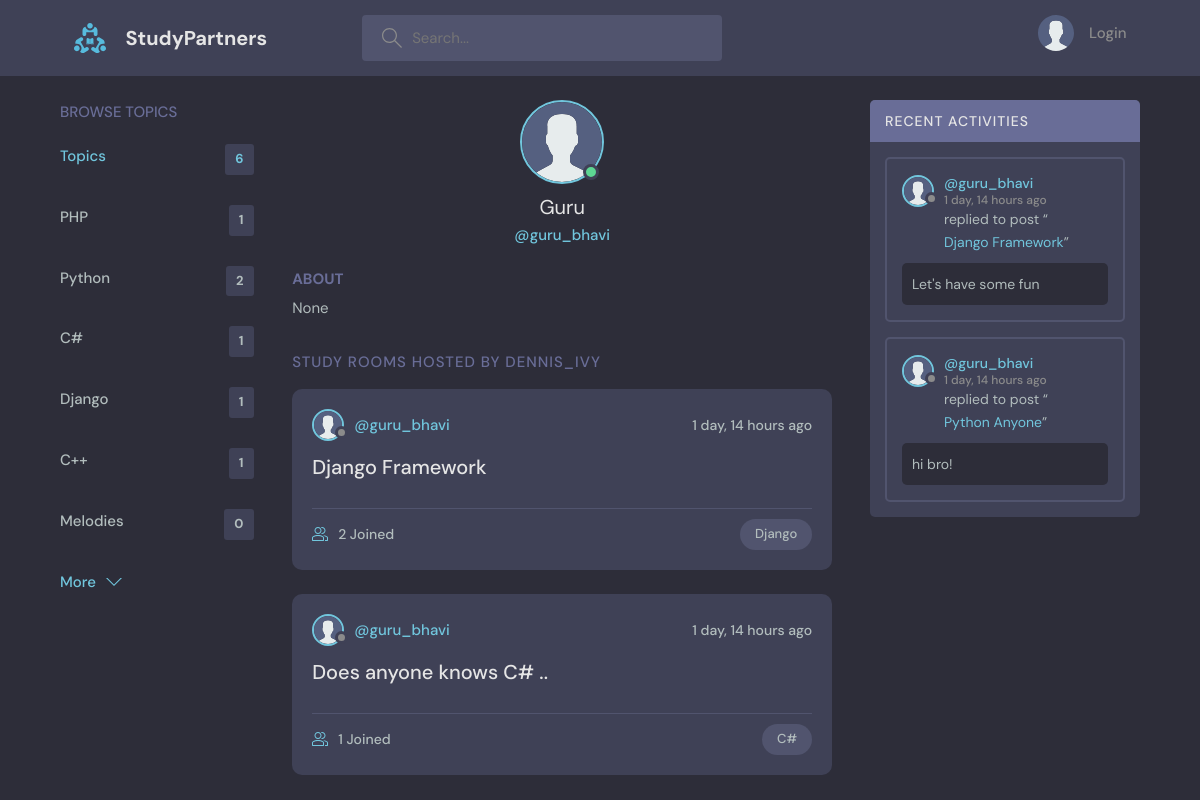
The app's page /profile/2/ with its own data.
### base/models.py (models this page shows, shortened)
class Topic(models.Model):
    name = models.CharField(max_length=200)

class User(AbstractUser):
    name = models.CharField(max_length=200, null=True)
    email = models.EmailField(unique=True, null=True)
    bio = models.TextField(null=True)
    avatar = models.ImageField(null=True, default="avatar.svg")
    USERNAME_FIELD = 'email'
    REQUIRED_FIELDS = []

class Room(models.Model):
    host = models.ForeignKey(User, on_delete=models.SET_NULL, null=True)
    topic = models.ForeignKey(Topic, on_delete=models.SET_NULL, null=True)
    name = models.CharField(max_length=200)
    description = models.TextField(null=True, blank=True)
    participants = models.ManyToManyField(
        User, related_name='participants', blank=True)
    updated = models.DateTimeField(auto_now=True)
    created = models.DateTimeField(auto_now_add=True)
    class Meta:
        ordering = ['-updated', '-created']
    def __str__(self):
        return self.name

class Message(models.Model):
    user = models.ForeignKey(User, on_delete=models.CASCADE)
    room = models.ForeignKey(Room, on_delete=models.CASCADE)
    body = models.TextField()
    updated = models.DateTimeField(auto_now=True)
    created = models.DateTimeField(auto_now_add=True)
    class Meta:
        ordering = ['-updated', '-created']

### base/views.py (the view)
# urls.py: path('profile/<str:pk>/', views.userProfile, name="user-profile"),
def userProfile(request, pk):
    user = User.objects.get(id=pk)
    rooms = user.room_set.all()
    room_messages = user.message_set.all()
    topics = Topic.objects.all()
    context = {'user': user, 'rooms': rooms,
               'room_messages': room_messages, 'topics': topics}
    return render(request, 'base/profile.html', context)

### base/templates/base/profile.html (shortened to what this page needs)
{% extends 'main.html' %}
{% block content %}
<main class="profile-page layout layout--3">
  <div class="container">
    {% include 'base/topics_component.html' %}
    <div class="roomList">
      <div class="profile">
        <div class="profile__avatar">
          <div class="avatar avatar--large active">
            <img src="{{user.avatar.url}}" />
          </div>
        </div>
        <div class="profile__info">
          <h3>{{user.name}}</h3>
          <p>@{{user.username}}</p>
        </div>
        <div class="profile__about">
          <h3>About</h3>
          <p>
            {{user.bio}}
          </p>
        </div>
      </div>
      <div class="roomList__header">
        <div>
          <h2>Study Rooms Hosted by dennis_ivy</a>
          </h2>
        </div>
      </div>
      {% include 'base/feed_component.html' %}
    </div>
    {% include 'base/activity_component.html' %}
  </div>
</main>
{% endblock content %}

### base/templates/base/topics_component.html
<div class="topics">
  <div class="topics__header">
    <h2>Browse Topics</h2>
  </div>
  <ul class="topics__list">
    <li>
      <a href="{% url 'home' %}" class="active"
        >Topics <span>{{topics.count}}</span></a
      >
    </li>
    {% for topic in topics %}
    <li>
      <a href="{% url 'home' %}?q={{topic.name}}"
        >{{topic.name}}<span>{{topic.room_set.all.count}}</span></a
      >
    </li>
    {% endfor %}
  </ul>
  <a class="btn btn--link" href="{% url 'topics' %}">
    More
    <svg
      version="1.1"
      xmlns="http://www.w3.org/2000/svg"
      width="32"
      height="32"
      viewBox="0 0 32 32"
    >
      <title>chevron-down</title>
      <path d="M16 21l-13-13h-3l16 16 16-16h-3l-13 13z"></path>
    </svg>
  </a>
</div>

### base/templates/base/feed_component.html (shortened to what this page needs)
{% for room in rooms %}
<div class="roomListRoom">
  <div class="roomListRoom__header">
    <a
      href="{% url 'user-profile' room.host.id %}"
      class="roomListRoom__author"
    >
      <div class="avatar avatar--small">
        <img src="{{room.host.avatar.url}}" />
      </div>
      <span>@{{room.host.username}}</span>
    </a>
    <div class="roomListRoom__actions">
      <span>{{room.created|timesince}} ago</span>
    </div>
  </div>
  <div class="roomListRoom__content">
    <a href="{% url 'room' room.id %}">{{room.name}}</a>
  </div>
  <div class="roomListRoom__meta">
    <a href="{% url 'room' room.id %}" class="roomListRoom__joined">
      {{room.participants.all.count}} Joined
    </a>
    <p class="roomListRoom__topic">{{room.topic.name}}</p>
  </div>
</div>
{% endfor %}

### base/templates/base/activity_component.html (shortened to what this page needs)
<div class="activities">
    <div class="activities__header">
        <h2>Recent Activities</h2>
    </div>
    {% for message in room_messages %}
    <div class="activities__box">
        <div class="activities__boxHeader roomListRoom__header">
            <a href="{% url 'user-profile' message.user.id %}" class="roomListRoom__author">
                <div class="avatar avatar--small">
                    <img src="{{message.user.avatar.url}}" />
                </div>
                <p>
                    @{{message.user.username}}
                    <span>{{message.created|timesince}} ago</span>
                </p>
            </a>
        </div>
        <div class="activities__boxContent">
            <p>replied to post “<a href="{% url 'room' message.room.id %}">{{message.room}}</a>”</p>
            <div class="activities__boxRoomContent">{{message.body}}</div>
        </div>
    </div>
    {% endfor %}
</div>

### records on screen
Topic: name "PHP", room_set.all.count "1"
Topic: name "Python", room_set.all.count "2"
Topic: name "C#", room_set.all.count "1"
Topic: name "Django", room_set.all.count "1"
Topic: name "C++", room_set.all.count "1"
Topic: name "Melodies", room_set.all.count "0"
User: avatar (placeholder picture), name "Guru", username "guru_bhavi", bio "None"
Room: host.avatar (placeholder picture), host.username "guru_bhavi", created "1 day, 14 hours", name "Django Framework", participants.all.count "2", topic.name "Django"
Room: host.avatar (placeholder picture), host.username "guru_bhavi", created "1 day, 14 hours", name "Does anyone knows C# ..", participants.all.count "1", topic.name "C#"
Message: user.avatar (placeholder picture), user.username "guru_bhavi", created "1 day, 14 hours", room "Django Framework", body "Let's have some fun"
Message: user.avatar (placeholder picture), user.username "guru_bhavi", created "1 day, 14 hours", room "Python Anyone", body "hi bro!"

### other values on screen
{{ topics.count }} "6"
